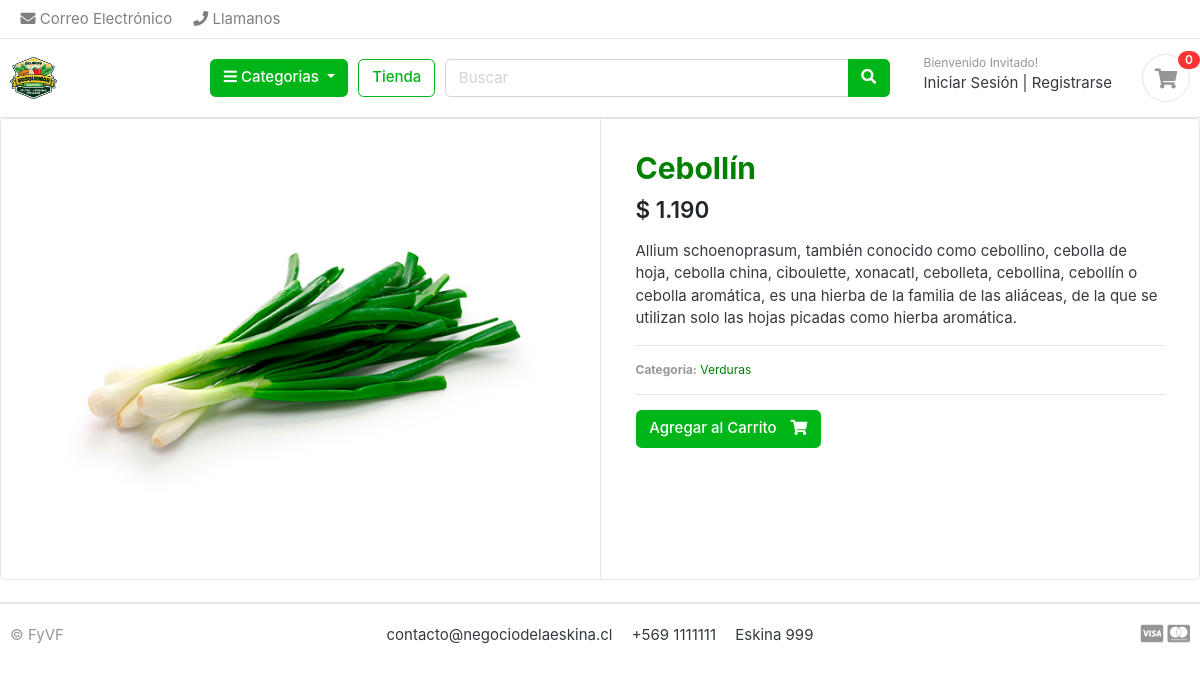
The app's page /store/vegetables/cebollin/, older data.
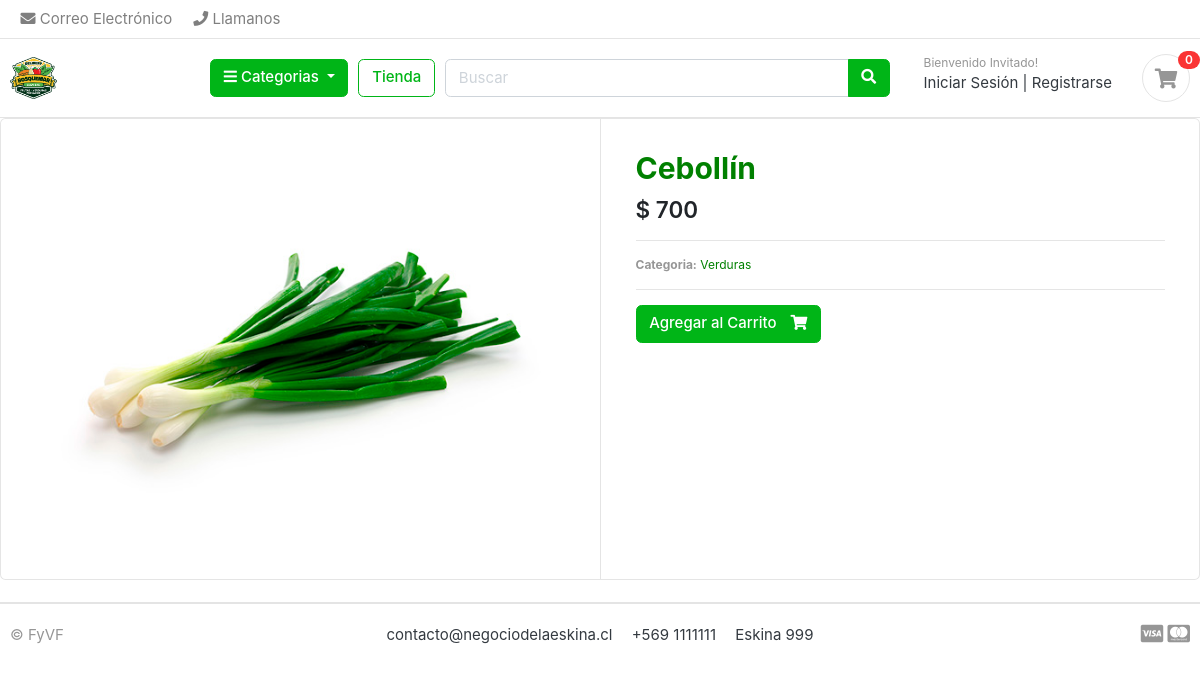
The same page, newer data.
### store/models.py (models this page shows, shortened)
class Product(models.Model):
    product_name = models.CharField(max_length=200, unique=True)
    slug = models.CharField(max_length=200, unique=True)
    description = models.TextField(max_length=1000, blank=True)
    price = models.IntegerField()
    images = models.ImageField(upload_to='photos/products')
    stock = models.PositiveIntegerField()
    is_available = models.BooleanField(default=True)
    category = models.ForeignKey(Category, on_delete=models.CASCADE)
    created_date = models.DateTimeField(auto_now_add=True)
    modified_date = models.DateTimeField(auto_now=True)

### category/models.py (models this page shows, shortened)
class Category(models.Model):
    category_name = models.CharField(max_length=20, unique=True)
    description = models.CharField(max_length=225, blank=True)
    slug = models.CharField(max_length=100, unique=True)
    category_image = models.ImageField(
        upload_to='photos/categories', blank=True
    )
    class Meta:
        verbose_name = 'category'
        verbose_name_plural = 'categories'

### store/views.py (the view)
# urls.py: path('<slug:category_slug>/<slug:product_slug>/', views.product_detail, name="product_detail"),
def product_detail(request, category_slug, product_slug):
    count=0
    product = Product.objects.get(category__slug=category_slug, slug=product_slug)
    in_cart = CartItem.objects.filter(cart__cart_id=cart_id(request), product=product).exists()
    if in_cart:
        count = CartItem.objects.get(cart__cart_id=cart_id(request), product=product).quantity
    context = {
        "product": product,
        "in_cart": in_cart,
        "count": count,
    }
    return render(request, "product_detail.html", context)

### carts/context_processors.py (called while the page is built)
def counter_items(request):
    cart_count = 0
    try:
        cart = Cart.objects.get(cart_id=cart_id(request))
        cart_items = CartItem.objects.all().filter(cart=cart)
        for cart_item in cart_items:
            cart_count += cart_item.quantity
    except Cart.DoesNotExist:
        cart_count = 0
    return {"cart_count": cart_count}

### carts/views.py (called while the page is built)
def cart_id(request):
    cart = request.session.session_key
    print("cart", cart)
    if cart is None:
        cart = request.session.create()
    return cart

### category/context_processors.py (called while the page is built)
def global_category(request):
    menu_links = Category.objects.all()
    return dict(menu_links=menu_links)

### ecommerce/templatetags/custom_filters.py (called while the page is built)
@register.filter
def format_clp(value):
    try:
        value = int(value)
    except (ValueError, TypeError):
        return value
    return f"$ {value:,.0f}".replace(',', '.')

### templates/product_detail.html
{% extends 'base.html' %}
{% load custom_filters %}
{% block content %}
<div class="card">
	<div class="row no-gutters">
		<aside class="col-md-6">
<article class="gallery-wrap">
	<div class="img-big-wrap">
	   <a href="#"><img src="{{ product.images.url }}"></a>
	</div>
</article>
		</aside>
		<main class="col-md-6 border-left">
<article class="content-body">
<h2 class="title">{{ product.product_name }}</h2>
<div class="mb-3">
	<var class="price h4">{{ product.price|format_clp  }}</var>
</div>
<p>{{ product.description }}</p>
<hr>
<p class="text-muted small"><strong>Categoria:</strong>
	<a href="{% url 'products_by_category' product.category.slug %}">{{ product.category.category_name }}</a>
</p>
<hr>
	{% if product.stock %}
		{% if in_cart %}
		<a href="{% url 'add_cart' product.id %}" class="btn  btn-success"> <span class="text">{{ count }} unidades añadidos al carrito</span> <i class="fas fa-check"></i>  </a>
		<a href="{% url 'cart' %}" class="btn  btn-primary"> <span class="text">Ver en el Carrito</span> <i class="fas fa-eye"></i>  </a>
		{% else %}
			<a href="{% url 'add_cart' product.id %}" class="btn  btn-success"> <span class="text">Agregar al Carrito</span> <i class="fas fa-shopping-cart"></i>  </a>
		{% endif %}
	{% else %}
		<h2 class="title">Sin Unidades Disponibles</h2>
	{% endif %}
</article>
		</main>
	</div>
</div>
<br>
{% endblock content %}

Row changes from the older to the newer data that the page shows:
changed Product "Cebollín": price "$ 1.190" → "$ 700"; description "Allium schoenoprasum, también conocido como cebollino, cebolla de hoja, cebolla china, ciboulette, xonacatl, cebolleta, cebollina, cebollín o cebolla aromática, es una hierba de la familia de las aliáceas, de la que se utilizan solo las hojas picadas como hierba aromática." → (not shown)
